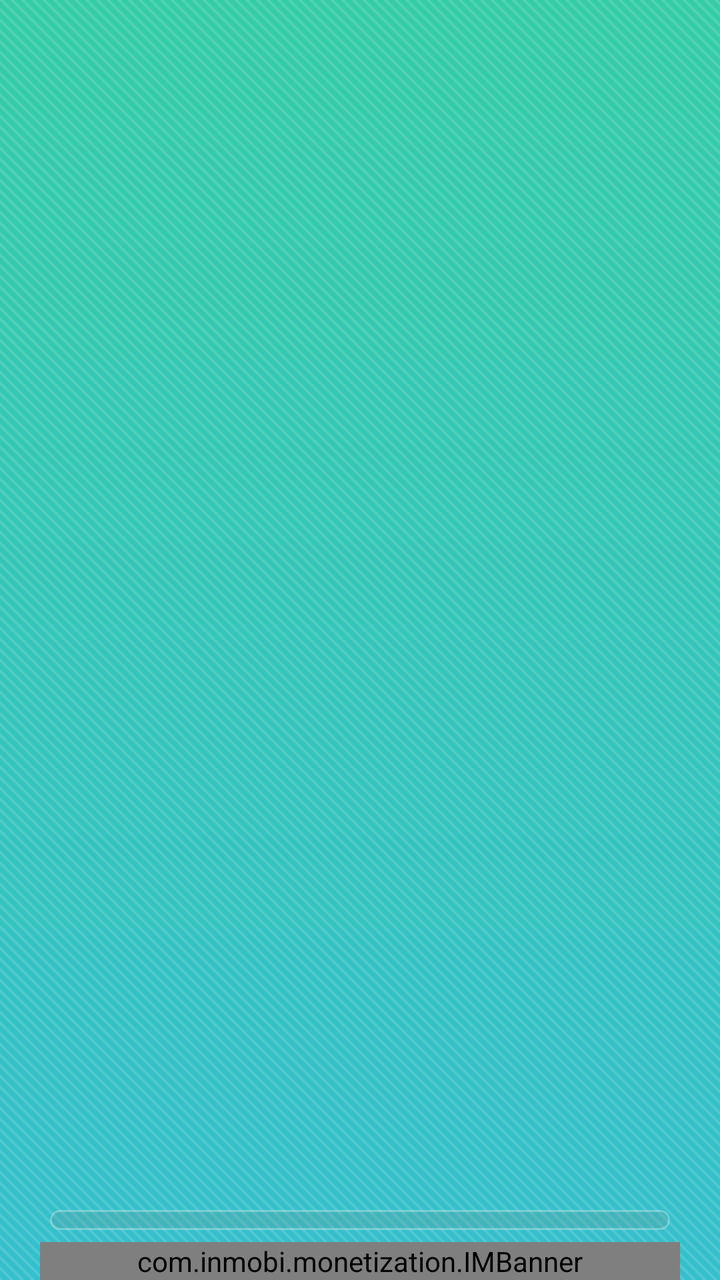
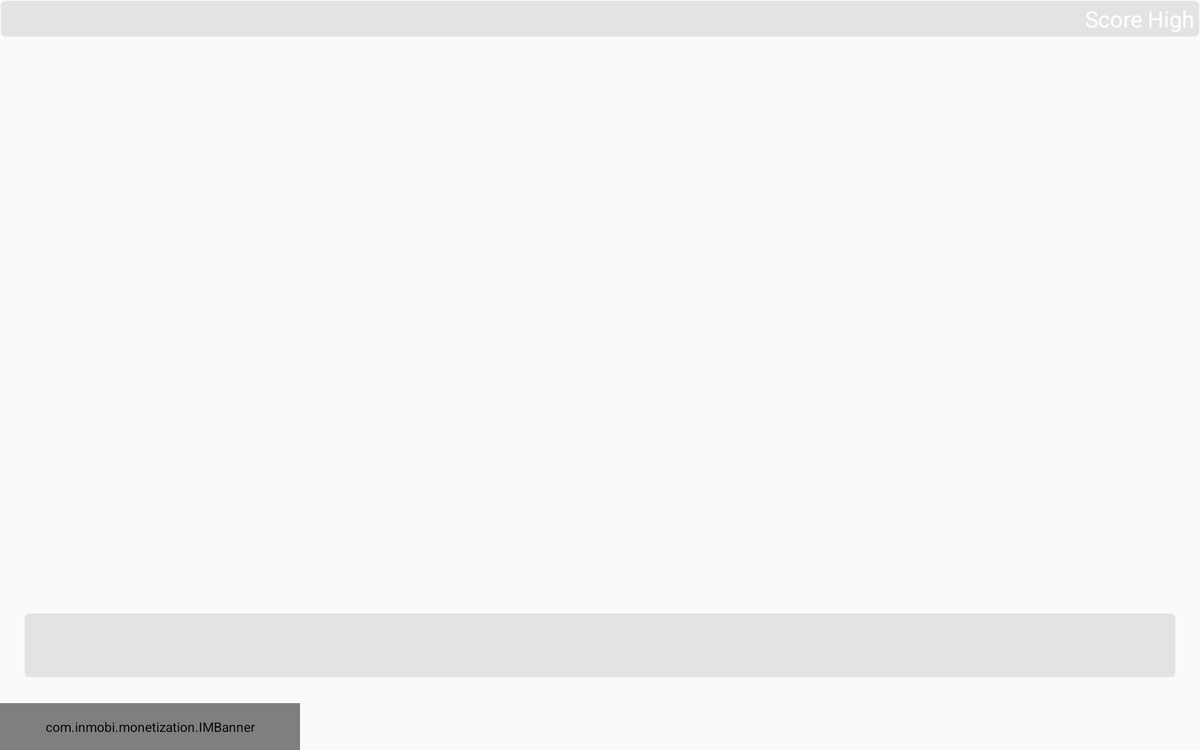

First picture: res/layout/ on a phone held upright. Second picture: the repository's own variant of that layout, on a device whose configuration matches the variant's folder. Source for both follows.
<!-- AndroidManifest.xml: application theme AppTheme -->
<!-- res/layout/main.xml -->
<?xml version="1.0" encoding="utf-8"?>
<android.support.v4.widget.DrawerLayout xmlns:android="http://schemas.android.com/apk/res/android"
    android:id="@+id/drawerLayout"
    android:layout_width="match_parent"
    android:layout_height="match_parent" >

    

    <RelativeLayout
        android:id="@+id/background"
        android:layout_width="fill_parent"
        android:layout_height="fill_parent"
        android:background="@drawable/bstory_gradient_bleu_stripes" >

        <ImageView
            android:id="@+id/image"
            android:layout_width="wrap_content"
            android:layout_height="wrap_content"
            android:layout_above="@+id/transparent_panel"
            android:layout_centerHorizontal="true"
            android:layout_margin="5dp"
            android:dither="true" >
        </ImageView>

        <LinearLayout
            android:id="@+id/transparent_panel"
            android:layout_width="fill_parent"
            android:layout_height="wrap_content"
            android:layout_above="@+id/gridView"
            android:layout_marginLeft="25dp"
            android:layout_marginRight="25dp"
            android:background="@drawable/transparent"
            android:padding="5dp" >

            <TextSwitcher
                android:id="@+id/switcher"
                android:layout_width="match_parent"
                android:layout_height="wrap_content" />
        </LinearLayout>

        <GridView
            android:id="@+id/gridView"
            android:layout_width="fill_parent"
            android:layout_height="wrap_content"
            android:layout_above="@+id/banner"
            android:columnWidth="50dp"
            android:gravity="center"
            android:listSelector="@null"
            android:numColumns="auto_fit"
            android:padding="3dp"
            android:stretchMode="columnWidth" >
        </GridView>

        <com.inmobi.monetization.IMBanner
            android:id="@+id/banner"
            android:layout_width="320dp"
            android:layout_height="wrap_content"
            android:layout_alignParentBottom="true"
            android:layout_centerHorizontal="true"
            adSize="15"
            appId="36fec99928074399b0feb21093abc818" />
    </RelativeLayout>
    

    <LinearLayout
        android:id="@+id/left_drawer"
        android:layout_width="match_parent"
        android:layout_height="match_parent"
        android:layout_gravity="start"
        android:background="@android:color/white"
        android:orientation="vertical" >

        <TextView
            android:id="@+id/text_category"
            android:layout_width="match_parent"
            android:layout_height="wrap_content"
            android:layout_gravity="center"
            android:background="@drawable/bstory_gradient_bleu_stripes"
            android:drawablePadding="10dp"
            android:gravity="center"
            android:padding="10dp"
            android:text="@string/title"
            android:textAppearance="?android:attr/textAppearanceLargeInverse" />

        <RadioGroup
            android:id="@+id/radio_category"
            android:layout_width="wrap_content"
            android:layout_height="wrap_content" >
        </RadioGroup>

        <View
            android:layout_width="wrap_content"
            android:layout_height="1dp"
            android:layout_margin="10dp"
            android:background="@android:color/black" />

        <ListView
            android:id="@+id/listview_drawer"
            android:layout_width="match_parent"
            android:layout_height="match_parent"
            android:choiceMode="singleChoice" />
    </LinearLayout>

</android.support.v4.widget.DrawerLayout>
<!-- resources referenced by this layout -->
<resources>
  <!-- drawable bstory_gradient_bleu_stripes (drawable) -->
  <?xml version="1.0" encoding="utf-8"?>
  <layer-list xmlns:android="http://schemas.android.com/apk/res/android" >
  
      <item android:drawable="@drawable/bstory_gradient_bleu"/>
      <item android:drawable="@drawable/bstory_stripes_transparent"/>
  
  </layer-list>
  <!-- drawable transparent (drawable) -->
  <?xml version="1.0" encoding="UTF-8"?>
  <shape xmlns:android="http://schemas.android.com/apk/res/android" >
  
      <solid android:color="#2F7F7F7F" />
  
      <stroke
          android:width="1dp"
          android:color="#4BFFFFFF" />
  
      <padding
          android:bottom="1dp"
          android:left="1dp"
          android:right="1dp"
          android:top="1dp" />
  
      <corners android:radius="5dp" />
  
  </shape>
  <string name="title">Category</string>
  <style name="AppTheme" parent="@style/Theme.AppCompat.Light.DarkActionBar">
          <item name="android:displayOptions">showHome|homeAsUp|showTitle</item>
          <item name="displayOptions">showHome|homeAsUp|showTitle</item>
          <item name="android:icon">@android:color/transparent</item>
          <item name="actionBarStyle">@style/MyActionBar</item>
      </style>
  <!-- drawable bstory_gradient_bleu (drawable) -->
  <?xml version="1.0" encoding="utf-8"?>
  <shape xmlns:android="http://schemas.android.com/apk/res/android" >
  
      <gradient
          android:angle="90"
          android:endColor="@color/bstory_vert"
          android:startColor="@color/bstory_bleu" />
  
  </shape>
  <!-- drawable bstory_stripes_transparent (drawable) -->
  <?xml version="1.0" encoding="utf-8"?>
  <bitmap xmlns:android="http://schemas.android.com/apk/res/android"
      android:antialias="true"
      android:dither="false"
      android:filter="false"
      android:gravity="left"
      android:src="@drawable/bg_texture_white"
      android:tileMode="repeat" />
  <style name="MyActionBar" parent="@style/Widget.AppCompat.Light.ActionBar.Solid.Inverse">
          <item name="background">@color/anthracite</item>
      </style>
  <color name="bstory_vert">#33cca6</color>
  <color name="bstory_bleu">#33bfcc</color>
  <!-- drawable bg_texture_white: png bitmap (drawable-hdpi, 1085 bytes) -->
  <color name="anthracite">#FF707070</color>
</resources>
<!-- res/layout-xlarge-land/main.xml (the author's variant of the layout above) -->
<!-- drawn on a large tablet held sideways -->
<?xml version="1.0" encoding="utf-8"?>
<RelativeLayout xmlns:android="http://schemas.android.com/apk/res/android"
    android:id="@+id/background"
    android:layout_width="fill_parent"
    android:layout_height="fill_parent" >

    <RelativeLayout
        android:id="@+id/scorebar"
        android:layout_width="fill_parent"
        android:layout_height="40dp"
        android:layout_alignParentTop="true"
        android:background="@drawable/transparent" >

        <ImageView
            android:id="@+id/imageflag"
            android:layout_width="20dp"
            android:layout_height="15dp"
            android:layout_alignParentLeft="true"
            android:layout_centerVertical="true"
            android:layout_marginLeft="5dp"
            android:layout_marginRight="5dp"
            android:dither="true"
            android:scaleType="fitCenter" >
        </ImageView>

        <TextView
            android:id="@+id/titledico"
            android:layout_width="wrap_content"
            android:layout_height="fill_parent"
            android:layout_centerVertical="true"
            android:layout_toRightOf="@+id/imageflag"
            android:gravity="center_vertical"
            android:textColor="@android:color/white"
            android:textSize="24sp" >
        </TextView>

        <TextView
            android:id="@+id/titlescore"
            android:layout_width="wrap_content"
            android:layout_height="fill_parent"
            android:layout_centerVertical="true"
            android:layout_marginRight="5dp"
            android:layout_toLeftOf="@+id/titlebest"
            android:gravity="center_vertical"
            android:text="@string/score"
            android:textColor="@android:color/white"
            android:textSize="24sp" >
        </TextView>

        <TextView
            android:id="@+id/titlebest"
            android:layout_width="wrap_content"
            android:layout_height="fill_parent"
            android:layout_alignParentRight="true"
            android:layout_centerVertical="true"
            android:layout_marginRight="5dp"
            android:gravity="center_vertical"
            android:text="@string/record"
            android:textColor="@android:color/white"
            android:textSize="24sp" >
        </TextView>
    </RelativeLayout>

    <ImageView
        android:id="@+id/image"
        android:layout_width="wrap_content"
        android:layout_height="wrap_content"
        android:layout_above="@+id/transparent_panel"
        android:layout_below="@+id/scorebar"
        android:layout_centerHorizontal="true"
        android:layout_margin="5dp"
        android:dither="true" >
    </ImageView>

    <LinearLayout
        android:id="@+id/transparent_panel"
        android:layout_width="fill_parent"
        android:layout_height="70dp"
        android:layout_above="@+id/gridView"
        android:layout_centerInParent="true"
        android:layout_marginBottom="50dp"
        android:layout_marginLeft="25dp"
        android:layout_marginRight="25dp"
        android:background="@drawable/transparent"
        android:padding="10dp" >

        <TextView
            android:id="@+id/word"
            android:layout_width="fill_parent"
            android:layout_height="fill_parent"
            android:gravity="center"
            android:textColor="@android:color/white"
            android:textSize="32sp" >
        </TextView>
    </LinearLayout>

    <com.inmobi.monetization.IMBanner
        android:id="@+id/banner"
        android:layout_width="320dp"
        android:layout_height="50dp"
          android:layout_alignParentBottom="true"
        adSize="15"
        appId="36fec99928074399b0feb21093abc818" />

    <GridView
        android:id="@+id/gridView"
        android:layout_width="fill_parent"
        android:layout_height="wrap_content"
        android:layout_alignParentBottom="true"
        android:layout_marginBottom="20dp"
        android:columnWidth="150dp"
        android:gravity="center"
        android:listSelector="@null"
        android:numColumns="auto_fit"
        android:padding="3dp"
        android:stretchMode="columnWidth" >
    </GridView>

</RelativeLayout>
<!-- resources referenced by the variant -->
<!-- as a large tablet held sideways resolves them -->
<resources>
  <!-- drawable transparent (drawable) -->
  <?xml version="1.0" encoding="UTF-8"?>
  <shape xmlns:android="http://schemas.android.com/apk/res/android" >
  
      <solid android:color="#2F7F7F7F" />
  
      <stroke
          android:width="1dp"
          android:color="#4BFFFFFF" />
  
      <padding
          android:bottom="1dp"
          android:left="1dp"
          android:right="1dp"
          android:top="1dp" />
  
      <corners android:radius="5dp" />
  
  </shape>
  <string name="record">High</string>
  <string name="score">Score</string>
  <style name="AppTheme" parent="@style/Theme.AppCompat.Light.DarkActionBar">
          <item name="android:displayOptions">showHome|homeAsUp|showTitle</item>
          <item name="displayOptions">showHome|homeAsUp|showTitle</item>
          <item name="android:icon">@android:color/transparent</item>
          <item name="actionBarStyle">@style/MyActionBar</item>
      </style>
  <style name="MyActionBar" parent="@style/Widget.AppCompat.Light.ActionBar.Solid.Inverse">
          <item name="background">@color/anthracite</item>
      </style>
  <color name="anthracite">#FF707070</color>
</resources>
